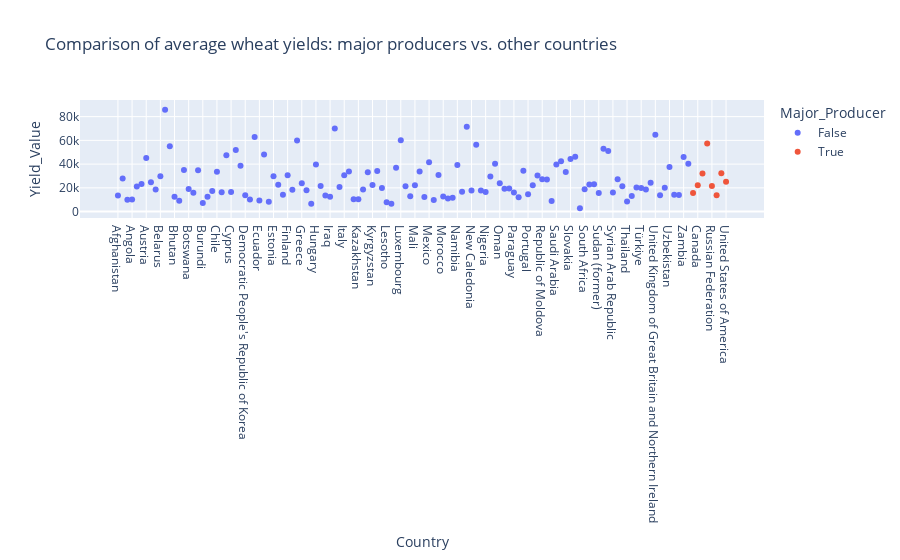

Here is the notebook cell this chart was saved with:
### Code cell
avgyield = df.groupby('Country')['Yield_Value'].mean().reset_index()
avgyield['Major_Producer'] = avgyield['Country'].isin(['France', 'Canada', 'USSR', 'Russian Federation', 
                                                       'United States of America', 'Australia', 'Ukraine', 'China'])

fig_scatter = px.scatter(
    avgyield,
    x='Country',
    y='Yield_Value',
    color='Major_Producer',
    title='Comparison of average wheat yields: major producers vs. other countries'
)

fig_scatter.show()

### Figure 1 — Plotly figure (JSON) as saved in the notebook; plotly's stock layout.template omitted (floating-point values rounded to 4 significant figures)
{"data": [{"hovertemplate": "Major_Producer=False<br>Country=%{x}<br>Yield_Value=%{y}<extra></extra>", "legendgroup": "False", "marker": {"color": "#636efa", "symbol": "circle"}, "mode": "markers", "name": "False", "orientation": "v", "showlegend": true, "type": "scatter", "x": ["Afghanistan", "Albania", "Algeria", "Angola", "Argentina", "Armenia", "Austria", "Azerbaijan", "Bangladesh", "Belarus", "Belgium", "Belgium-Luxembourg", "Bhutan", "Bolivia (Plurinational State of)", "Bosnia and Herzegovina", "Botswana", "Brazil", "Bulgaria", "Burundi", "Cameroon", "Chad", "Chile", "Colombia", "Croatia", "Cyprus", "Czechia", "Czechoslovakia", "Democratic People's Republic of Korea", "Democratic Republic of the Congo", "Denmark", "Ecuador", "Egypt", "Eritrea", "Estonia", "Eswatini", "Ethiopia", "Finland", "Georgia", "Germany", "Greece", "Guatemala", "Honduras", "Hungary", "India", "Iran (Islamic Republic of)", "Iraq", "Ireland", "Israel", "Italy", "Japan", "Jordan", "Kazakhstan", "Kenya", "Kuwait", "Kyrgyzstan", "Latvia", "Lebanon", "Lesotho", "Libya", "Lithuania", "Luxembourg", "Madagascar", "Malawi", "Mali", "Malta", "Mauritania", "Mexico", "Mongolia", "Montenegro", "Morocco", "Mozambique", "Myanmar", "Namibia", "Nepal", "Netherlands (Kingdom of the)", "New Caledonia", "New Zealand", "Niger", "Nigeria", "North Macedonia", "Norway", "Oman", "Pakistan", "Palestine", "Paraguay", "Peru", "Poland", "Portugal", "Qatar", "Republic of Korea", "Republic of Moldova", "Romania", "Rwanda", "Saudi Arabia", "Serbia", "Serbia and Montenegro", "Slovakia", "Slovenia", "Somalia", "South Africa", "Spain", "Sudan", "Sudan (former)", "Sweden", "Switzerland", "Syrian Arab Republic", "Taiwan", "Tajikistan", "Thailand", "Tunisia", "Turkmenistan", "Türkiye", "Uganda", "United Arab Emirates", "United Kingdom of Great Britain and Northern Ireland", "United Republic of Tanzania", "Uruguay", "Uzbekistan", "Venezuela (Bolivarian Republic of)", "Yemen", "Zambia", "Zimbabwe"], "xaxis": "x", "y": [13490.0, 27850.0, 9966.0, 10110.0, 21140.0, 23140.0, 45060.0, 24620.0, 18700.0, 29840.0, 85880.0, 55080.0, 12500.0, 9078.0, 35090.0, 18940.0, 15900.0, 34800.0, 7193.0, 12530.0, 17330.0, 33560.0, 16330.0, 47400.0, 16590.0, 51880.0, 38570.0, 13860.0, 10190.0, 62930.0, 9364.0, 48110.0, 8282.0, 29700.0, 22510.0, 14260.0, 30596, 18320.0, 59990.0, 23930.0, 17890.0, 6523.0, 39650.0, 21510.0, 13630.0, 12420.0, 69910.0, 20740.0, 30650.0, 33770.0, 10410.0, 10360.0, 18700.0, 33230.0, 22380.0, 34230.0, 19959, 7800.0, 6507.0, 36920.0, 60080.0, 21260.0, 12850.0, 22170.0, 33690.0, 12290.0, 41550.0, 9659.0, 30880.0, 12660.0, 11040.0, 11590.0, 39190.0, 16640.0, 71430.0, 17770.0, 56230.0, 17810.0, 16410.0, 29510.0, 40320.0, 23890.0, 19170.0, 19460.0, 16070.0, 12120.0, 34450.0, 14540.0, 22130.0, 30360.0, 27330.0, 27000.0, 8868.0, 39750.0, 42440.0, 33400.0, 44240.0, 46270.0, 2727.0, 18900.0, 22760.0, 23090.0, 15760.0, 52940.0, 51080.0, 16020.0, 27300.0, 21280.0, 8432.0, 13090.0, 20290.0, 19910.0, 18640.0, 24220.0, 64770.0, 13780.0, 20030.0, 37530.0, 14110.0, 14010.0, 46090.0, 40280.0], "yaxis": "y"}, {"hovertemplate": "Major_Producer=True<br>Country=%{x}<br>Yield_Value=%{y}<extra></extra>", "legendgroup": "True", "marker": {"color": "#EF553B", "symbol": "circle"}, "mode": "markers", "name": "True", "orientation": "v", "showlegend": true, "type": "scatter", "x": ["Australia", "Canada", "China", "France", "Russian Federation", "USSR", "Ukraine", "United States of America"], "xaxis": "x", "y": [15700.0, 22250.0, 32030.0, 57370.0, 21470.0, 13810.0, 32350.0, 25160.0], "yaxis": "y"}], "layout": {"legend": {"title": {"text": "Major_Producer"}, "tracegroupgap": 0}, "title": {"text": "Comparison of average wheat yields: major producers vs. other countries"}, "xaxis": {"anchor": "y", "domain": [0, 1], "title": {"text": "Country"}}, "yaxis": {"anchor": "x", "domain": [0, 1], "title": {"text": "Yield_Value"}}}}
